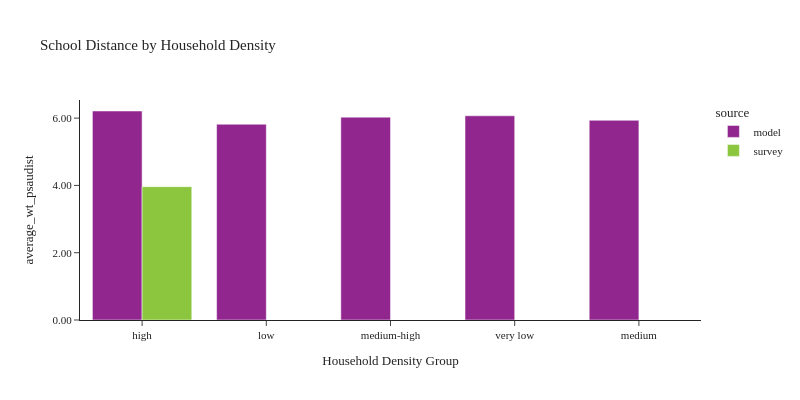

Notebook source saved alongside this figure:
### Code cell
plot_school_location(df_students, 'hh_density_group', 'Household Density', 'Household Density Group')

### Figure 1 — Plotly figure (JSON) as saved in the notebook; plotly's stock layout.template omitted (floating-point values rounded to 4 significant figures)
{"data": [{"alignmentgroup": "True", "customdata": [[416132], [91095], [186137], [92768], [186985]], "hovertemplate": "source=model<br>hh_density_group=%{x}<br>average_wt_psaudist=%{y}<br>sample count=%{customdata[0]}<extra></extra>", "legendgroup": "model", "marker": {"color": "#91268F", "pattern": {"shape": ""}}, "name": "model", "offsetgroup": "model", "orientation": "v", "showlegend": true, "textposition": "auto", "type": "bar", "x": ["high", "low", "medium-high", "very low", "medium"], "xaxis": "x", "y": [6.212, 5.819, 6.029, 6.069, 5.936], "yaxis": "y"}, {"alignmentgroup": "True", "customdata": [[897]], "hovertemplate": "source=survey<br>hh_density_group=%{x}<br>average_wt_psaudist=%{y}<br>sample count=%{customdata[0]}<extra></extra>", "legendgroup": "survey", "marker": {"color": "#8CC63E", "pattern": {"shape": ""}}, "name": "survey", "offsetgroup": "survey", "orientation": "v", "showlegend": true, "textposition": "auto", "type": "bar", "x": ["high"], "xaxis": "x", "y": [3.964], "yaxis": "y"}], "layout": {"barmode": "group", "font": {"size": 11}, "height": 400, "legend": {"title": {"text": "source"}, "tracegroupgap": 0}, "title": {"text": "School Distance by Household Density"}, "width": 800, "xaxis": {"anchor": "y", "domain": [0.0, 1.0], "title": {"text": "Household Density Group"}}, "yaxis": {"anchor": "x", "domain": [0.0, 1.0], "tickformat": ".2f", "title": {"text": "average_wt_psaudist"}}}}
